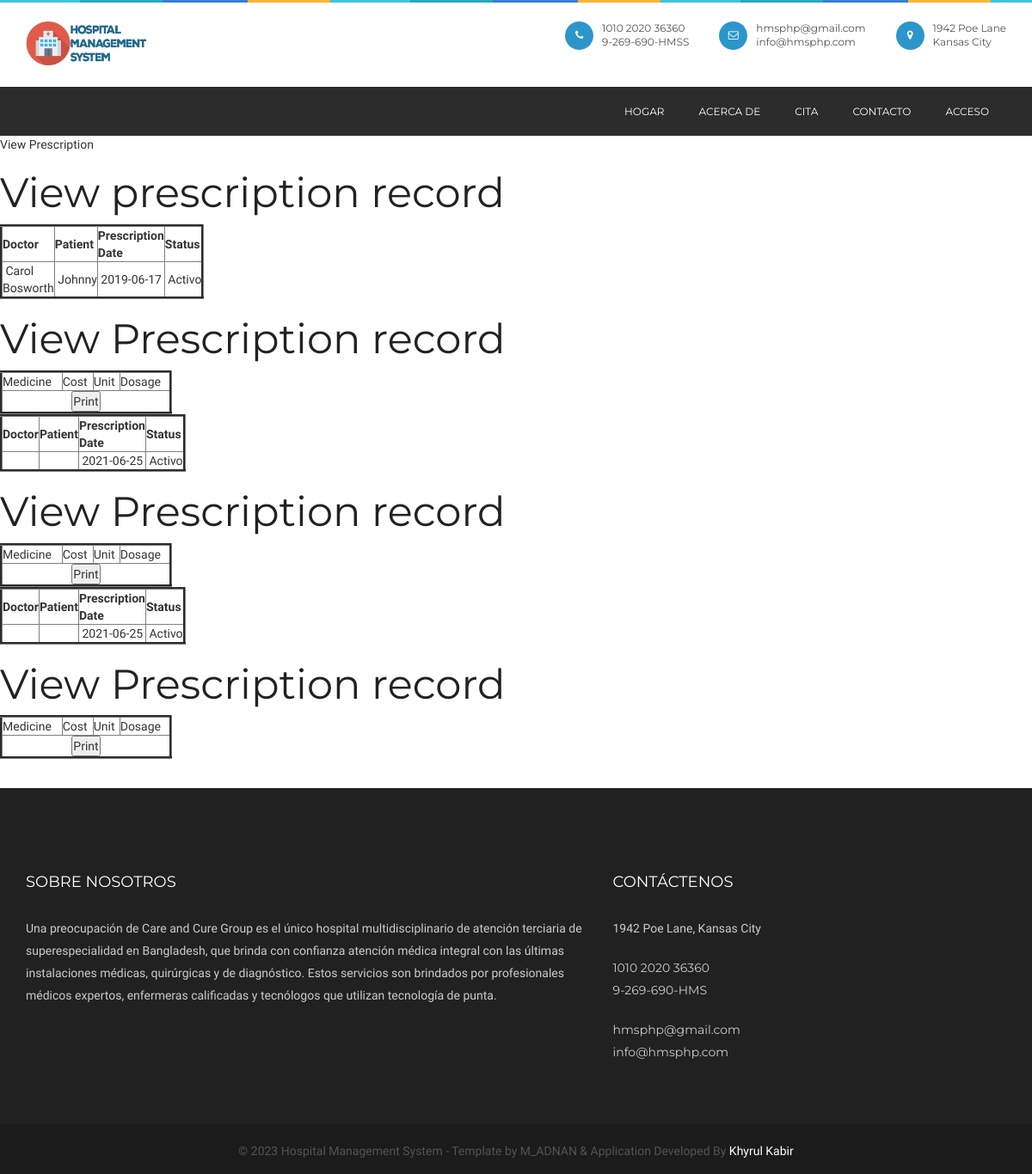
Screenshot of /viewprescription.php with the database file from the repository.
### tables this page shows
CREATE TABLE `prescription` (
  `prescriptionid` int(10) NOT NULL,
  `treatment_records_id` int(10) NOT NULL,
  `doctorid` int(10) NOT NULL,
  `patientid` int(10) NOT NULL,
  `delivery_type` varchar(10) NOT NULL COMMENT 'Delivered through appointment or online order',
  `delivery_id` int(10) NOT NULL COMMENT 'appointmentid or orderid',
  `prescriptiondate` date NOT NULL,
  `status` varchar(10) NOT NULL,
  `appointmentid` int(10) NOT NULL
);

CREATE TABLE `doctor` ( 
  `doctorid` int(10) NOT NULL,
  `doctorname` varchar(50) NOT NULL,
  `mobileno` varchar(15) NOT NULL,
  `specialtyid` int(10) NOT NULL,
  `loginid` varchar(25) NOT NULL,
  `password` varchar(25) NOT NULL,
  `status` varchar(10) NOT NULL,
  `education` varchar(25) NOT NULL,
  `experience` float(11,1) NOT NULL,
  `consultancy_charge` float(10,2) NOT NULL
);

CREATE TABLE `patient` (
  `patientid` int(10) NOT NULL,
  `patientname` varchar(50) NOT NULL,
  `admissiondate` date NOT NULL,
  `admissiontime` time NOT NULL,
  `address` varchar(250) NOT NULL,
  `mobileno` varchar(15) NOT NULL,
  `city` varchar(25) NOT NULL,
  `pincode` varchar(20) NOT NULL,
  `loginid` varchar(50) NOT NULL,
  `password` varchar(25) NOT NULL,
  `bloodgroup` varchar(20) NOT NULL,
  `gender` varchar(10) NOT NULL,
  `dob` date NOT NULL,
  `status` varchar(10) NOT NULL
);

### viewprescription.php (the view, shortened to what this page needs)
<?php
include("header.php");
include("dbconnection.php");
?>
<div class="wrapper col2">
  <div id="breadcrumb">
    <ul>
      <li class="first">View Prescription</li></ul>
  </div>
</div>
<div class="wrapper col4">
  <div id="container">
    <h1>View prescription record</h1>
<?php
$sql ="SELECT * FROM prescription";
$qsql = mysqli_query($con,$sql);
while($rs = mysqli_fetch_array($qsql))
{
	$sqlpatient = "SELECT * FROM patient WHERE patientid='$rs[patientid]'";
	$qsqlpatient = mysqli_query($con,$sqlpatient);
	$rspatient = mysqli_fetch_array($qsqlpatient);
	$sqldoctor = "SELECT * FROM doctor WHERE doctorid='$rs[doctorid]'";
	$qsqldoctor = mysqli_query($con,$sqldoctor);
	$rsdoctor = mysqli_fetch_array($qsqldoctor);
?>
    <table width="200" border="3">
          <tbody>
            <tr>
              <td><strong>Doctor</strong></td>
              <td><strong>Patient</strong></td>
              <td><strong>Prescription Date</strong></td>
              <td><strong>Status</strong></td>
            </tr>
              <?php
            echo "<tr>
              <td>&nbsp;$rsdoctor[doctorname]</td>
              <td>&nbsp;$rspatient[patientname]</td>
               <td>&nbsp;$rs[prescriptiondate]</td>
            <td>&nbsp;$rs[status]</td>
            </tr>";
            ?>
          </tbody>
        </table>
      <h1>View Prescription record</h1>
        <table width="200" border="3">
          <tbody>
            <tr>
              <td>Medicine</td>
              <td>Cost</td>
              <td>Unit</td>
              <td>Dosage</td>
            </tr>
            <tr>
              <td colspan="6"><div align="center">
                <input type="submit" name="print" id="print" value="Print" onclick="myFunction()"/>
              </div></td>
              </tr>
          </tbody>
        </table>
<?php
}
?>        <p>&nbsp;</p>
  </div>
</div>
<?php
include("footer.php");
?>

### css/style.css (style rules this page uses)
* { margin: 0px; padding: 0px; }
body { background: #fff; font-weight: normal; position: relative; font-size: 14px; font-family: "Raleway", sans-serif; }
h1, h2, h3, h4, h5, h6 { font-weight: normal; color: #222222; font-family: "Montserrat", sans-serif; }
h1 { font-size: 48px; }
p { color: #535353; font-size: 14px; letter-spacing: 0px; line-height: 24px; font-weight: 500; text-rendering: optimizeLegibility; }

### rows the page displays
prescription: doctorid.doctorname "Carol Bosworth", patientid.patientname "Johnny", prescriptiondate "2019-06-17", status "Activo"
prescription: prescriptiondate "2021-06-25", status "Activo"
prescription: prescriptiondate "2021-06-25", status "Activo"
